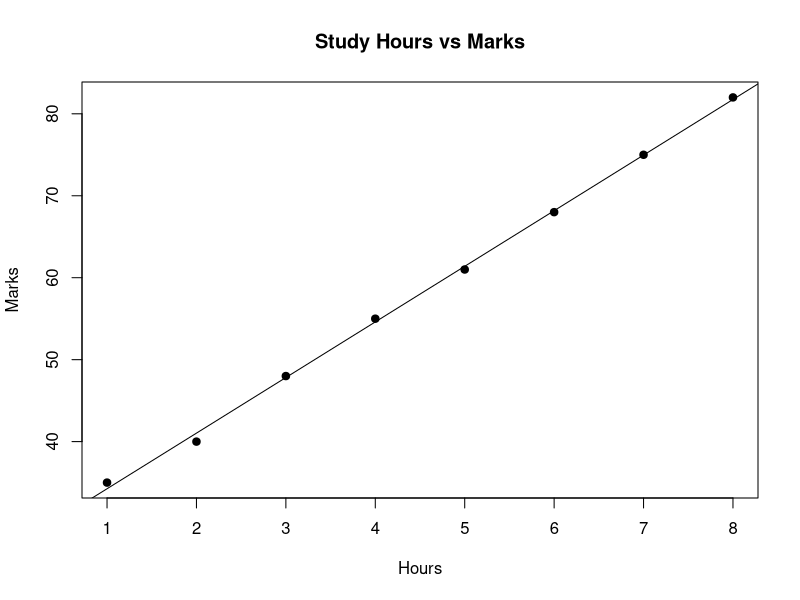

Source code (R):
hours <- c(1,2,3,4,5,6,7,8)
marks <- c(35,40,48,55,61,68,75,82)
model <- lm(marks ~ hours)
print(summary(model))
cat("Prediction for 9 hours:", predict(model, data.frame(hours=9)), "\n")
plot(hours, marks, pch=19, main="Study Hours vs Marks", xlab="Hours", ylab="Marks")
abline(model)
